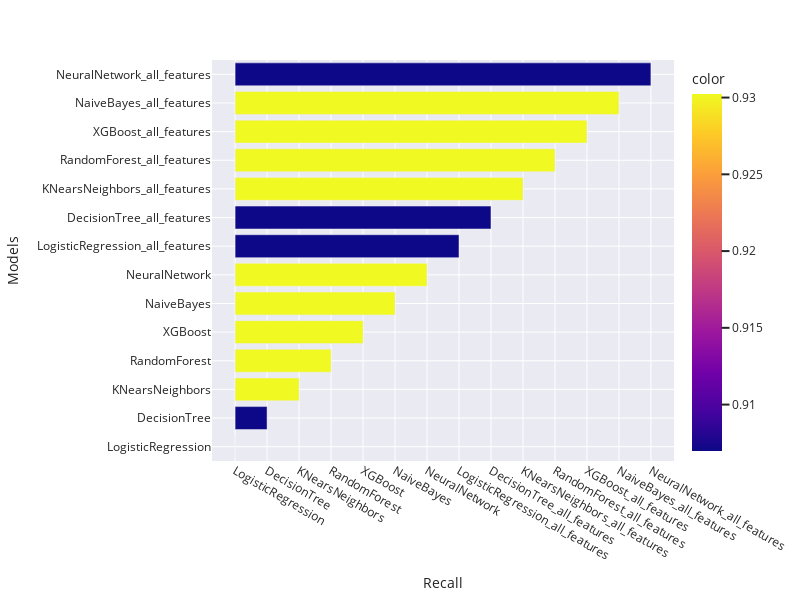

The notebook cell saved with this chart:
### Code cell
# recall
fig = px.bar(
    x = df_eval.iloc[:14,0].values, 
    y = models, 
    orientation = 'h',
    color = df_eval['recall'].iloc[:14], 
    color_continuous_scale = 'Plasma',
    template = "seaborn"
)
fig.update_layout(
    width=800, 
    height=600,
    xaxis=dict(title='Recall'),
    yaxis=dict(title="Models")
)
fig.show()

### Figure 1 — Plotly figure (JSON) as saved in the notebook; plotly's stock layout.template omitted (floating-point values rounded to 4 significant figures)
{"data": [{"alignmentgroup": "True", "hovertemplate": "x=%{x}<br>y=%{y}<br>color=%{marker.color}<extra></extra>", "legendgroup": "", "marker": {"color": [0.9302, 0.907, 0.9302, 0.9302, 0.9302, 0.9302, 0.9302, 0.907, 0.907, 0.9302, 0.9302, 0.9302, 0.9302, 0.907], "coloraxis": "coloraxis", "pattern": {"shape": ""}}, "name": "", "offsetgroup": "", "orientation": "h", "showlegend": false, "textposition": "auto", "type": "bar", "x": ["LogisticRegression", "DecisionTree", "KNearsNeighbors", "RandomForest", "XGBoost", "NaiveBayes", "NeuralNetwork", "LogisticRegression_all_features", "DecisionTree_all_features", "KNearsNeighbors_all_features", "RandomForest_all_features", "XGBoost_all_features", "NaiveBayes_all_features", "NeuralNetwork_all_features"], "xaxis": "x", "y": ["LogisticRegression", "DecisionTree", "KNearsNeighbors", "RandomForest", "XGBoost", "NaiveBayes", "NeuralNetwork", "LogisticRegression_all_features", "DecisionTree_all_features", "KNearsNeighbors_all_features", "RandomForest_all_features", "XGBoost_all_features", "NaiveBayes_all_features", "NeuralNetwork_all_features"], "yaxis": "y"}], "layout": {"barmode": "relative", "coloraxis": {"colorbar": {"title": {"text": "color"}}, "colorscale": [[0, "#0d0887"], [0.1111, "#46039f"], [0.2222, "#7201a8"], [0.3333, "#9c179e"], [0.4444, "#bd3786"], [0.5556, "#d8576b"], [0.6667, "#ed7953"], [0.7778, "#fb9f3a"], [0.8889, "#fdca26"], [1, "#f0f921"]]}, "height": 600, "legend": {"tracegroupgap": 0}, "margin": {"t": 60}, "width": 800, "xaxis": {"anchor": "y", "domain": [0, 1], "title": {"text": "Recall"}}, "yaxis": {"anchor": "x", "domain": [0, 1], "title": {"text": "Models"}}}}
